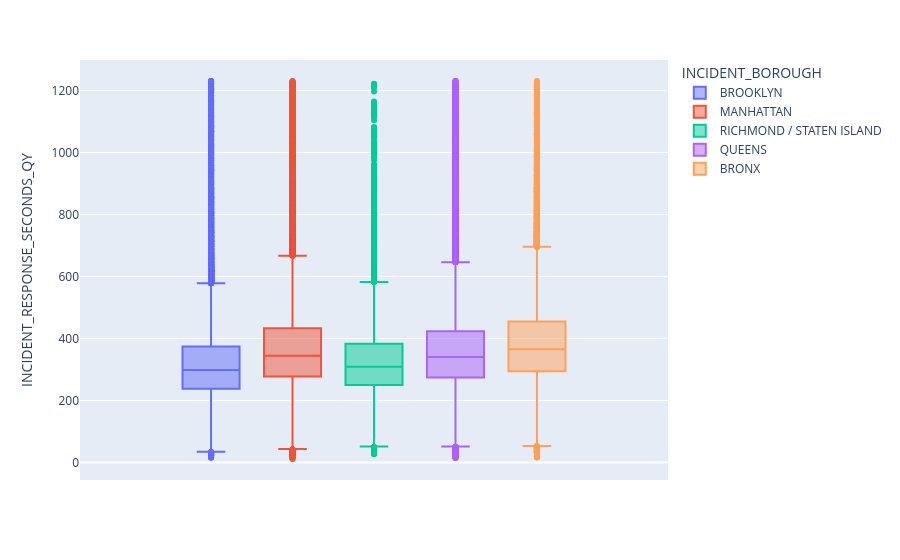

The code cell stored with this chart in its notebook:
### Markdown cell above
Passing a `color` variable produces one box per group, allowing direct comparison of response time distributions across all five boroughs.

### Code cell
#lets make it vertical and look at the distribution by borough
fig = px.box(df, y='INCIDENT_RESPONSE_SECONDS_QY', color='INCIDENT_BOROUGH')
fig.show()

### Figure 1 — Plotly figure (JSON) as saved in the notebook; plotly's stock layout.template omitted (floating-point values rounded to 4 significant figures; data arrays with more than 128 entries replaced by an {"elided": "..."} marker saying what was removed)
{"data": [{"alignmentgroup": "True", "hovertemplate": "INCIDENT_BOROUGH=BROOKLYN<br>INCIDENT_RESPONSE_SECONDS_QY=%{y}<extra></extra>", "legendgroup": "BROOKLYN", "marker": {"color": "#636efa"}, "name": "BROOKLYN", "notched": false, "offsetgroup": "BROOKLYN", "orientation": "v", "showlegend": true, "type": "box", "x0": " ", "xaxis": "x", "y": {"elided": "60562 int values"}, "y0": " ", "yaxis": "y"}, {"alignmentgroup": "True", "hovertemplate": "INCIDENT_BOROUGH=MANHATTAN<br>INCIDENT_RESPONSE_SECONDS_QY=%{y}<extra></extra>", "legendgroup": "MANHATTAN", "marker": {"color": "#EF553B"}, "name": "MANHATTAN", "notched": false, "offsetgroup": "MANHATTAN", "orientation": "v", "showlegend": true, "type": "box", "x0": " ", "xaxis": "x", "y": {"elided": "52269 int values"}, "y0": " ", "yaxis": "y"}, {"alignmentgroup": "True", "hovertemplate": "INCIDENT_BOROUGH=RICHMOND / STATEN ISLAND<br>INCIDENT_RESPONSE_SECONDS_QY=%{y}<extra></extra>", "legendgroup": "RICHMOND / STATEN ISLAND", "marker": {"color": "#00cc96"}, "name": "RICHMOND / STATEN ISLAND", "notched": false, "offsetgroup": "RICHMOND / STATEN ISLAND", "orientation": "v", "showlegend": true, "type": "box", "x0": " ", "xaxis": "x", "y": {"elided": "10741 int values"}, "y0": " ", "yaxis": "y"}, {"alignmentgroup": "True", "hovertemplate": "INCIDENT_BOROUGH=QUEENS<br>INCIDENT_RESPONSE_SECONDS_QY=%{y}<extra></extra>", "legendgroup": "QUEENS", "marker": {"color": "#ab63fa"}, "name": "QUEENS", "notched": false, "offsetgroup": "QUEENS", "orientation": "v", "showlegend": true, "type": "box", "x0": " ", "xaxis": "x", "y": {"elided": "42022 int values"}, "y0": " ", "yaxis": "y"}, {"alignmentgroup": "True", "hovertemplate": "INCIDENT_BOROUGH=BRONX<br>INCIDENT_RESPONSE_SECONDS_QY=%{y}<extra></extra>", "legendgroup": "BRONX", "marker": {"color": "#FFA15A"}, "name": "BRONX", "notched": false, "offsetgroup": "BRONX", "orientation": "v", "showlegend": true, "type": "box", "x0": " ", "xaxis": "x", "y": {"elided": "48218 int values"}, "y0": " ", "yaxis": "y"}], "layout": {"boxmode": "group", "legend": {"title": {"text": "INCIDENT_BOROUGH"}, "tracegroupgap": 0}, "margin": {"t": 60}, "xaxis": {"anchor": "y", "domain": [0, 1]}, "yaxis": {"anchor": "x", "domain": [0, 1], "title": {"text": "INCIDENT_RESPONSE_SECONDS_QY"}}}}
